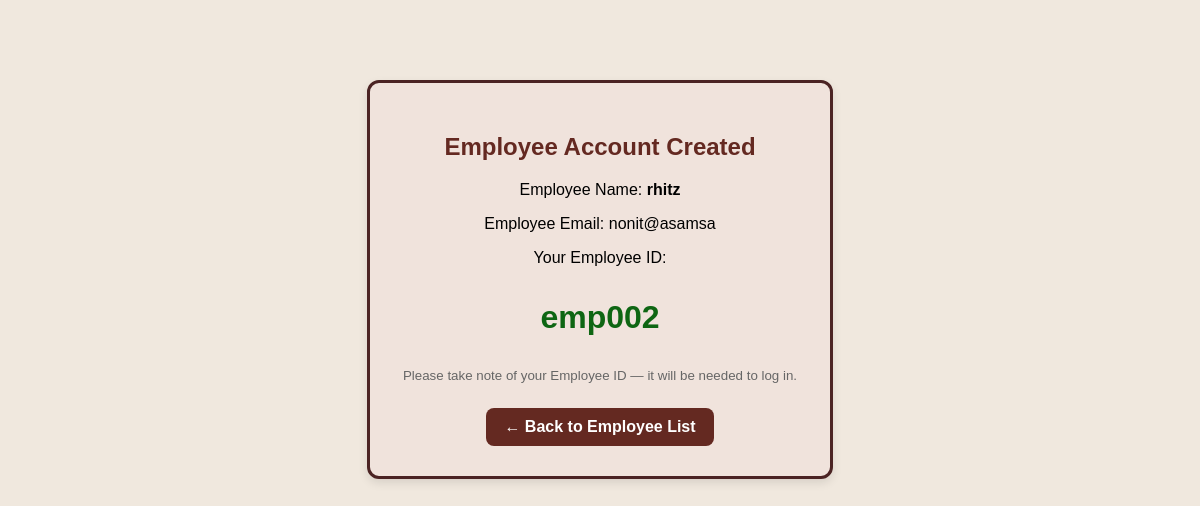
/employee_created.php?id=emp002, run on the app's committed database.
### tables this page shows
CREATE TABLE `employee_accounts` (
  `id` int(11) NOT NULL,
  `employee_id` varchar(50) NOT NULL,
  `fullname` varchar(150) NOT NULL,
  `position` varchar(100) NOT NULL,
  `email` varchar(120) NOT NULL,
  `role` enum('admin','staff') NOT NULL DEFAULT 'staff',
  `status` enum('active','inactive') NOT NULL DEFAULT 'active',
  `password` varchar(255) DEFAULT NULL,
  `last_login` datetime DEFAULT NULL,
  `created_at` timestamp NOT NULL DEFAULT current_timestamp(),
  `is_id_viewed` tinyint(1) DEFAULT 0
);

### employee_created.php (the view, shortened to what this page needs)
<?php
include 'db_connect.php';
if (isset($_GET['id'])) {
    $employee_id = $_GET['id'];
    $conn->query("UPDATE employee_accounts SET is_id_viewed = 1 WHERE employee_id = '$employee_id'");
    $result = $conn->query("SELECT fullname, employee_id, email FROM employee_accounts WHERE employee_id = '$employee_id'");
    $employee = $result->fetch_assoc();
}
?>
<!DOCTYPE html>
<html>
<head>
</head>
<body>
<div class="card">
    <h2>Employee Account Created</h2>
    <p>Employee Name: <strong><?php echo htmlspecialchars($employee['fullname'] ?? 'N/A'); ?></strong></p>
    <p>Employee Email: <?php echo htmlspecialchars($employee['email'] ?? 'N/A'); ?></p>
    <p>Your Employee ID:</p>
    <p class="emp-id"><?php echo htmlspecialchars($employee['employee_id'] ?? 'N/A'); ?></p>
    <small>Please take note of your Employee ID — it will be needed to log in.</small>
    <a href="emp.php" class="back-btn">← Back to Employee List</a>
</div>
</body>
</html>

### employee_created.php (style rules this page uses)
body { font-family: Arial, sans-serif; text-align: center; margin-top: 80px; background-color: #f0e8deff; }
.card { background: #f0e3dcff; padding: 30px; border-radius: 12px; border: 3px solid #4b2323ff; width: 400px; margin: auto; box-shadow: 0 4px 10px rgba(0,0,0,0.1); }
h2 { color: #642921; margin-bottom: 20px; }
.emp-id { font-size: 2rem; font-weight: bold; color: #0e6613ff; }
.back-btn { display: inline-block; margin-top: 25px; padding: 10px 18px; background-color: #642921; color: #fff; text-decoration: none; border-radius: 8px; font-weight: bold; transition: background-color 0.3s ease, transform 0.2s ease; }
small { display: block; margin-top: 10px; color: #666; }

### data on the page
employee_accounts: fullname "rhitz", email "nonit@asamsa", employee "emp002"
